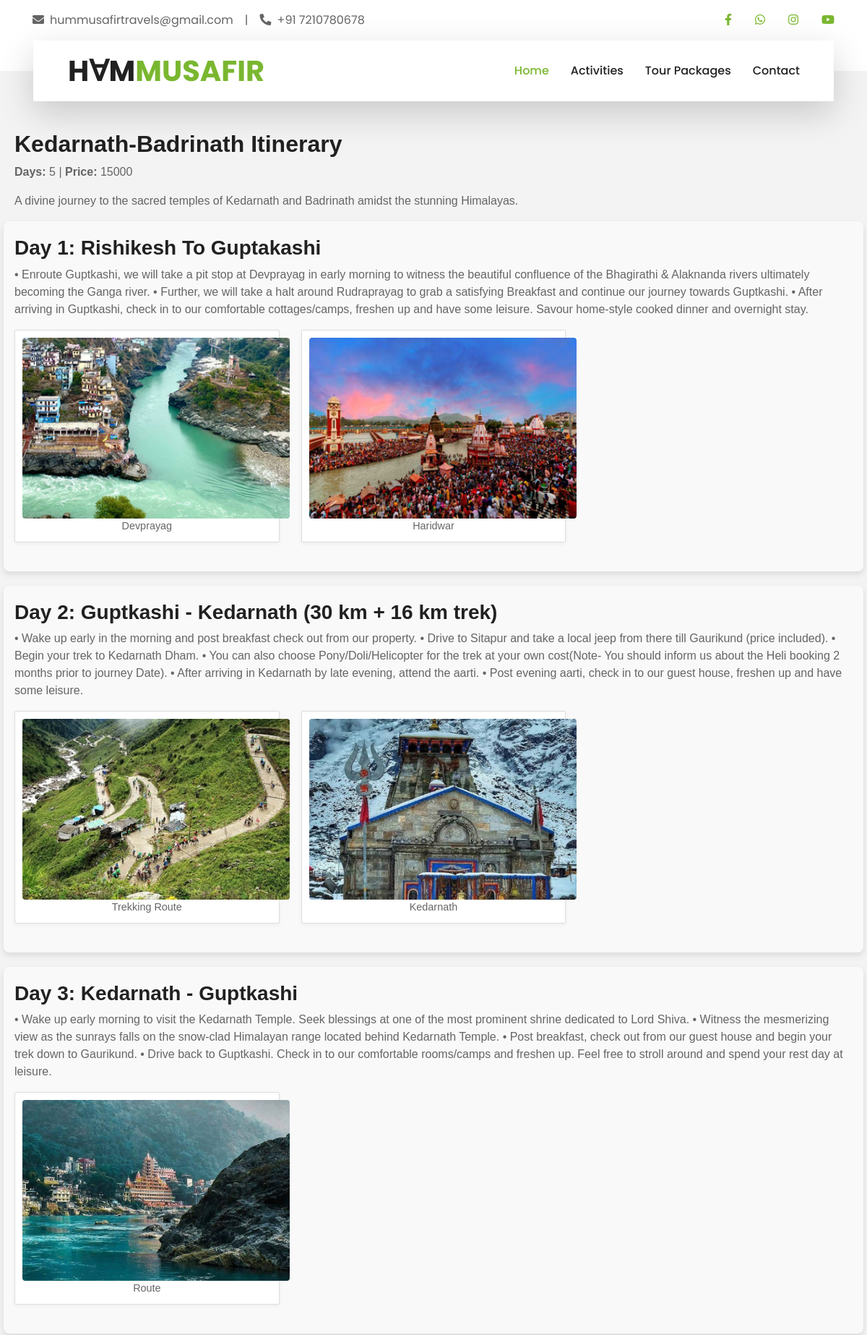
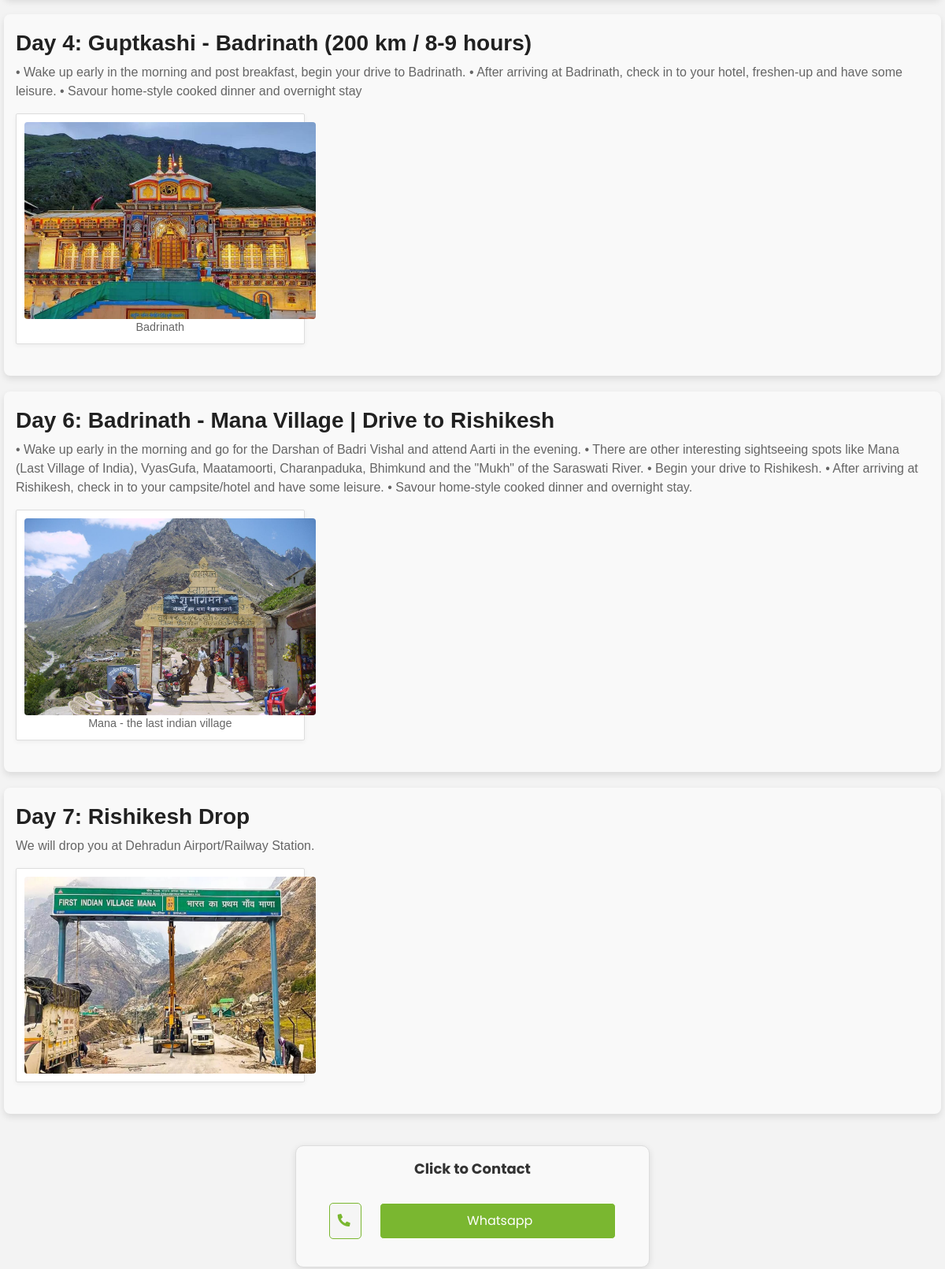
Page /package/1/ (upper part) on the committed database (2 pictures, top to bottom).
### homepage/models.py (models this page shows, shortened)
class TravelPackage(models.Model):
    name = models.CharField(max_length=255)  # Heading for the travel package
    price = models.IntegerField(default=0)
    actual_price = models.IntegerField(default=0)
    description = models.TextField()  # Detailed description of the package
    review_rating = models.DecimalField(max_digits=3, decimal_places=2, default=0)  # Average rating from reviews
    reviews_count = models.IntegerField(default=0)
    days=models.IntegerField(default=0)# Number of reviews
    image = models.ImageField(upload_to='packages/')  # Optional image for the package
    activities = models.ManyToManyField(Activity, related_name='travel_packages',blank=True)  # Related activities

class TravelItinerary(models.Model):
    travel_package = models.ForeignKey(TravelPackage, related_name='itineraries', on_delete=models.CASCADE)
    day_number = models.IntegerField()  # Which day of the itinerary
    title = models.CharField(max_length=255)  # Title for the day's itinerary
    description = models.TextField()  # Description of activities for the day

class ItineraryImage(models.Model):
    itinerary = models.ForeignKey(TravelItinerary, related_name='images', on_delete=models.CASCADE)
    image = models.ImageField(upload_to='itinerary_images/')
    caption = models.CharField(max_length=255, blank=True, null=True)  # Optional image caption

### homepage/views.py (the view)
# urls.py: path('package/<int:pk>/', views.travel_package_detail, name='travel_package_detail'),
def travel_package_detail(request, pk):
    travel_package = TravelPackage.objects.get(pk=pk)
    return render(request, 'home/travel_package_detail.html', {'travel_package': travel_package})

### templates/home/travel_package_detail.html
{% extends 'base.html' %}
{% block content %}
<div class="itinerary-container">
    <div class="row">
        <div class="col-12">
            <h2>{{ travel_package.name }} Itinerary</h2>
            <p><strong>Days:</strong> {{ travel_package.days }} | <strong>Price:</strong> {{ travel_package.price }}</p>
            <p>{{ travel_package.description }}</p>
        </div>
    </div>
    <div class="row">
        {% for itinerary in travel_package.itineraries.all %}
            <div class="col-12 itinerary-day">
                <h3>Day {{ itinerary.day_number }}: {{ itinerary.title }}</h3>
                <p>{{ itinerary.description }}</p>
                <div class="itinerary-images">
                    <div class="row">
                        {% for image in itinerary.images.all %}
                            <div class="col-md-4">
                                <div class="image-card">
                                    <img src="{{ image.image.url }}" alt="{{ image.caption }}" class="zoomable-image">
                                    {% if image.caption %}
                                        <p class="caption">{{ image.caption }}</p>
                                    {% endif %}
                                </div>
                            </div>
                        {% endfor %}
                    </div>
                </div>
            </div>
        {% endfor %}
    </div>
</div>
<div class="itinerary-contact">
    <p class="contact-caption">Click to Contact</p>
<div class="contact_card">
                            <a href="tel:+91 7210780678"><i class="fa fa-phone-alt mr-2" style ="color:#7AB730;"></i></a>
                            <a href="https://wa.me/+919152336755?text=Thanks%20for%20showing%20interest%20in%20our%20{{travel_package.name}}%20package.%20Our%20Team%20will%20shortly%20contact%20you." class="card_wa" style="background-color:#7AB730 ;">Whatsapp</a>
                    </div>
    </div>
{% endblock %}

### templates/base.html (shortened to what this page needs)
<!DOCTYPE html>
<html lang="en">
<head>
    {% load static %}
    <link href="https://cdnjs.cloudflare.com/ajax/libs/font-awesome/5.10.0/css/all.min.css" rel="stylesheet">
    <link href="{% static 'home/lib/owlcarousel/assets/owl.carousel.min.css' %}" rel="stylesheet">
    <link href="{% static 'home/lib/tempusdominus/css/tempusdominus-bootstrap-4.min.css' %}" rel="stylesheet" />
    <link rel="stylesheet" href="{% static 'home/style.css' %}">
</head>
<body>
    <div class="container-fluid bg-light pt-3 d-none d-lg-block">
        <div class="container">
            <div class="row">
                <div class="col-lg-6 text-center text-lg-left mb-2 mb-lg-0">
                    <div class="d-inline-flex align-items-center">
                        <p><i class="fa fa-envelope mr-2"></i>hummusafirtravels@gmail.com</p>
                        <p class="text-body px-3">|</p>
                        <p><i class="fa fa-phone-alt mr-2"></i>+91 7210780678</p>
                    </div>
                </div>
                <div class="col-lg-6 text-center text-lg-right">
                    <div class="d-inline-flex align-items-center">
                        <a class="text-primary px-3" href="https://www.facebook.com/HumMusaifr/">
                            <i class="fab fa-facebook-f"></i>
                        </a>
                        <a class="text-primary px-3" href="https://wa.me/917210780678?text=Welcome%20to%20the%20Hummusaifr%20Travels.%20Please%20type%20your%20query.%20Our%20representative%20will%20contact%20you%20soon.">
                            <i class="fab fa-whatsapp"></i>
                        </a>
                        <a class="text-primary px-3" href="https://www.instagram.com/hummusafir_travels/">
                            <i class="fab fa-instagram"></i>
                        </a>
                        <a class="text-primary pl-3" href="#">
                            <i class="fab fa-youtube"></i>
                        </a>
                    </div>
                </div>
            </div>
        </div>
    </div>
    <div class="container-fluid position-relative nav-bar p-0">
        <div class="container-lg position-relative p-0 px-lg-3" style="z-index: 9;">
            <nav class="navbar navbar-expand-lg bg-light navbar-light shadow-lg py-3 py-lg-0 pl-3 pl-lg-5">
                <a href="{% url 'home' %}" class="navbar-brand">
                    <h1 class="m-0 text-primary"><span class="text-dark">H∀M</span>MUSAFIR</h1>
                </a>
                <div class="collapse navbar-collapse justify-content-between px-3" id="navbarCollapse">
                    <div class="navbar-nav ml-auto py-0">
                        <a href="{% url 'home' %}" class="nav-item nav-link active">Home</a>
                        <a href="{% url 'activities_list' %}" class="nav-item nav-link">Activities</a>
                        <a href="{% url 'packages_list' %}" class="nav-item nav-link">Tour Packages</a>
                        <a href="#About_us" class="nav-item nav-link">Contact</a>
                    </div>
                </div>
            </nav>
        </div>
    </div>
    <main>
        {% block content %}
        {% endblock %}
    </main>
</body>
</html>

### rows in the picture
TravelPackage: name "Kedarnath-Badrinath", days "5", price "15000", description "A divine journey to the sacred temples of Kedarnath and Badrinath amidst the stunning Himalayas."
TravelItinerary: day_number "1", title "Rishikesh To Guptakashi", description "• Enroute Guptkashi, we will take a pit stop at Devprayag in early morning to witness the beautiful confluence of the Bhagirathi & Alaknanda rivers ultimately becoming the Ganga river. • Further, we will take a halt around Rudraprayag to grab a satisfying Breakfast and continue our journey towards Guptkashi. • After arriving in Guptkashi, check in to our comfortable cottages/camps, freshen up and have some leisure. Savour home-style cooked dinner and overnight stay."
ItineraryImage: image (picture), caption "Devprayag"
ItineraryImage: image (picture), caption "Haridwar"
TravelItinerary: day_number "2", title "Guptkashi - Kedarnath (30 km + 16 km trek)", description "• Wake up early in the morning and post breakfast check out from our property. • Drive to Sitapur and take a local jeep from there till Gaurikund (price included). • Begin your trek to Kedarnath Dham. • You can also choose Pony/Doli/Helicopter for the trek at your own cost(Note- You should inform us about the Heli booking 2 months prior to journey Date). • After arriving in Kedarnath by late evening, attend the aarti. • Post evening aarti, check in to our guest house, freshen up and have some leisure."
ItineraryImage: image (picture), caption "Trekking Route"
ItineraryImage: image (picture), caption "Kedarnath"
TravelItinerary: day_number "3", title "Kedarnath - Guptkashi", description "• Wake up early morning to visit the Kedarnath Temple. Seek blessings at one of the most prominent shrine dedicated to Lord Shiva. • Witness the mesmerizing view as the sunrays falls on the snow-clad Himalayan range located behind Kedarnath Temple. • Post breakfast, check out from our guest house and begin your trek down to Gaurikund. • Drive back to Guptkashi. Check in to our comfortable rooms/camps and freshen up. Feel free to stroll around and spend your rest day at leisure."
ItineraryImage: image (picture), caption "Route"
TravelItinerary: day_number "4", title "Guptkashi - Badrinath (200 km / 8-9 hours)", description "• Wake up early in the morning and post breakfast, begin your drive to Badrinath. • After arriving at Badrinath, check in to your hotel, freshen-up and have some leisure. • Savour home-style cooked dinner and overnight stay"
ItineraryImage: image (picture), caption "Badrinath"
TravelItinerary: day_number "6", title "Badrinath - Mana Village | Drive to Rishikesh", description "• Wake up early in the morning and go for the Darshan of Badri Vishal and attend Aarti in the evening. • There are other interesting sightseeing spots like Mana (Last Village of India), VyasGufa, Maatamoorti, Charanpaduka, Bhimkund and the \"Mukh\" of the Saraswati River. • Begin your drive to Rishikesh. • After arriving at Rishikesh, check in to your campsite/hotel and have some leisure. • Savour home-style cooked dinner and overnight stay."
ItineraryImage: image (picture), caption "Mana - the last indian village"
TravelItinerary: day_number "7", title "Rishikesh Drop", description "We will drop you at Dehradun Airport/Railway Station."
ItineraryImage: image (picture)
